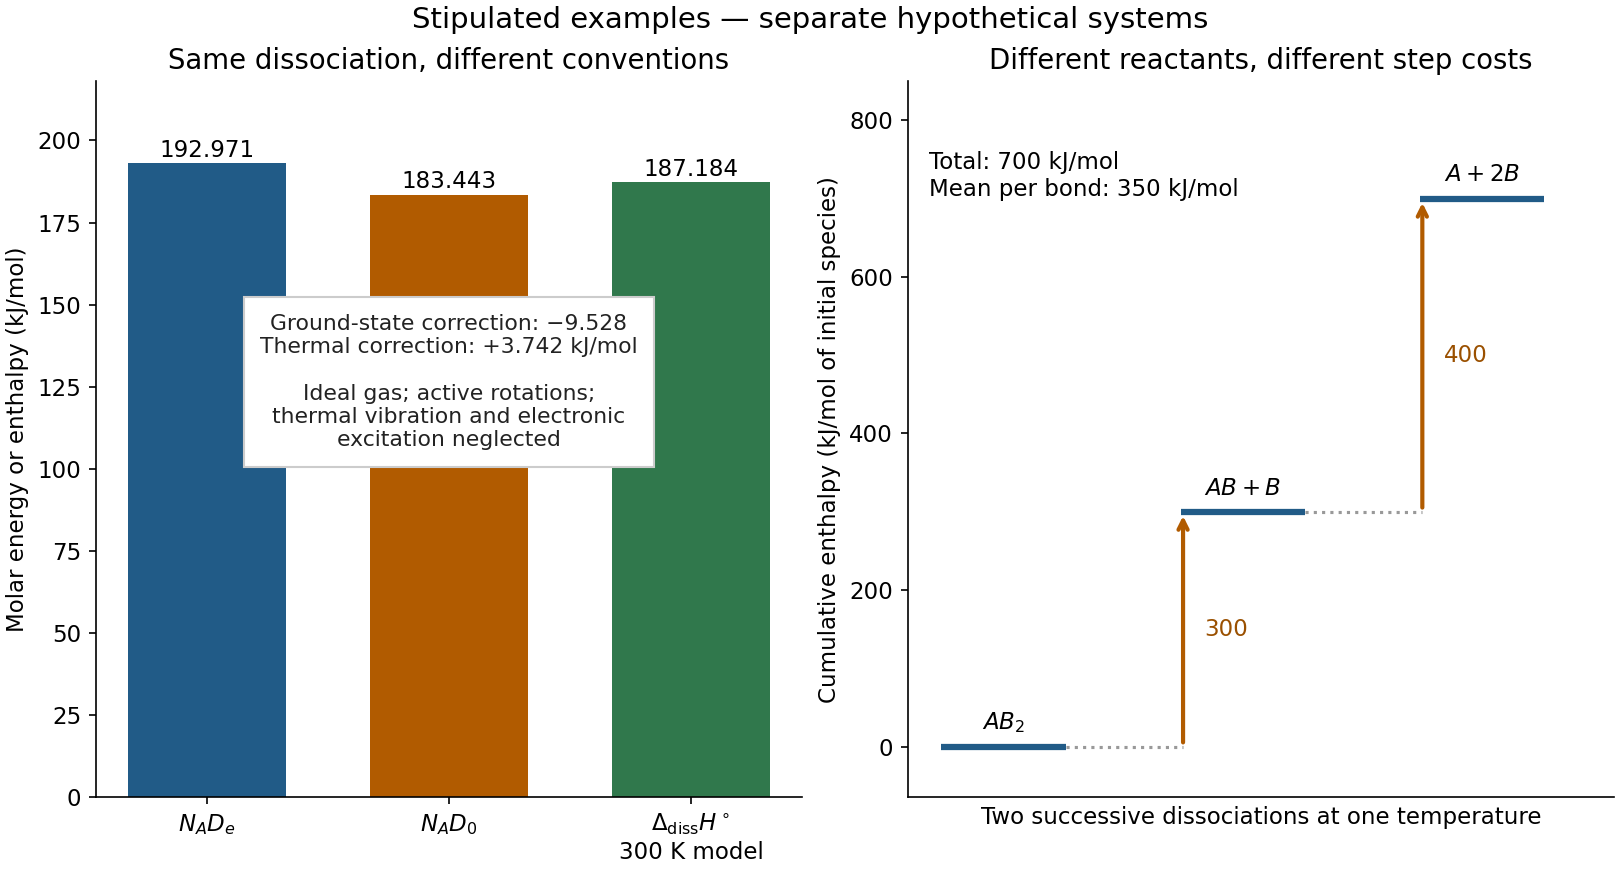

The script that drew this image:
"""Two independent stipulated examples; no measured molecular values.

Python 3.14, matplotlib 3.10.7, numpy 2.3.5. Run from _media; output
is the matching PNG basename in the current directory.
"""

from pathlib import Path

import matplotlib.pyplot as plt
import numpy as np


def main():
    avogadro = 6.02214076e23
    electronvolt = 1.602176634e-19
    boltzmann = 1.380649e-23
    conversion = avogadro * electronvolt / 1000
    gas_constant = avogadro * boltzmann
    depth, quantum, temperature = 2.0, 0.2, 300.0
    zero_point = quantum / 2 - quantum**2 / (16 * depth)
    values = np.array([depth * conversion, (depth - zero_point) * conversion,
                       (depth - zero_point) * conversion
                       + 1.5 * gas_constant * temperature / 1000])
    plt.rcParams.update({"font.size": 11, "axes.spines.top": False,
                         "axes.spines.right": False})
    fig, (left, right) = plt.subplots(1, 2, figsize=(10.8, 5.8),
                                     layout="constrained", facecolor="white")
    colors = ["#215b87", "#b15b00", "#30784c"]
    left.set_facecolor("white")
    left.bar(np.arange(3), values, color=colors, width=0.65)
    for i, value in enumerate(values):
        left.text(i, value + 2.0, f"{value:.3f}", ha="center", fontsize=11)
    left.set_xticks(np.arange(3), [r"$N_A D_e$", r"$N_A D_0$",
                                 "$\\Delta_{\\rm diss}H^\\circ$\n300 K model"])
    left.set(ylim=(0, 218), ylabel="Molar energy or enthalpy (kJ/mol)",
             title="Same dissociation, different conventions")
    left.text(0.5, 0.58, f"Ground-state correction: −{zero_point * conversion:.3f}\n"
              "Thermal correction: +3.742 kJ/mol\n\n"
              "Ideal gas; active rotations;\nthermal vibration and electronic\n"
              "excitation neglected", transform=left.transAxes,
              ha="center", va="center", color="#222222", fontsize=10.5,
              bbox={"facecolor": "white", "edgecolor": "#cccccc", "pad": 8})
    right.set_facecolor("white")
    states = [r"$AB_2$", r"$AB+B$", r"$A+2B$"]
    levels = [0, 300, 700]
    for i, (level, label) in enumerate(zip(levels, states)):
        right.hlines(level, i - 0.26, i + 0.26, color="#215b87", linewidth=3)
        right.text(i, level + 22, label, ha="center")
    for i, step in enumerate([300, 400]):
        right.plot([i + 0.26, i + 0.75], [levels[i], levels[i]],
                   color="#999999", linestyle=":")
        right.annotate("", xy=(i + 0.75, levels[i + 1]),
                       xytext=(i + 0.75, levels[i]),
                       arrowprops={"arrowstyle": "->", "color": "#b15b00",
                                   "linewidth": 2})
        right.text(i + 0.84, (levels[i] + levels[i + 1]) / 2,
                   f"{step}", va="center", color="#9a5000")
    right.text(0.03, 0.84, "Total: 700 kJ/mol\nMean per bond: 350 kJ/mol",
               transform=right.transAxes, fontsize=11)
    right.set(xlim=(-0.4, 2.55), ylim=(-65, 850), xticks=[],
              ylabel="Cumulative enthalpy (kJ/mol of initial species)",
              xlabel="Two successive dissociations at one temperature",
              title="Different reactants, different step costs")
    fig.suptitle("Stipulated examples — separate hypothetical systems", fontsize=14)
    fig.savefig(Path.cwd() / (Path(__file__).stem + ".png"), dpi=150,
                facecolor="white", transparent=False)
    plt.close(fig)


if __name__ == "__main__":
    main()
